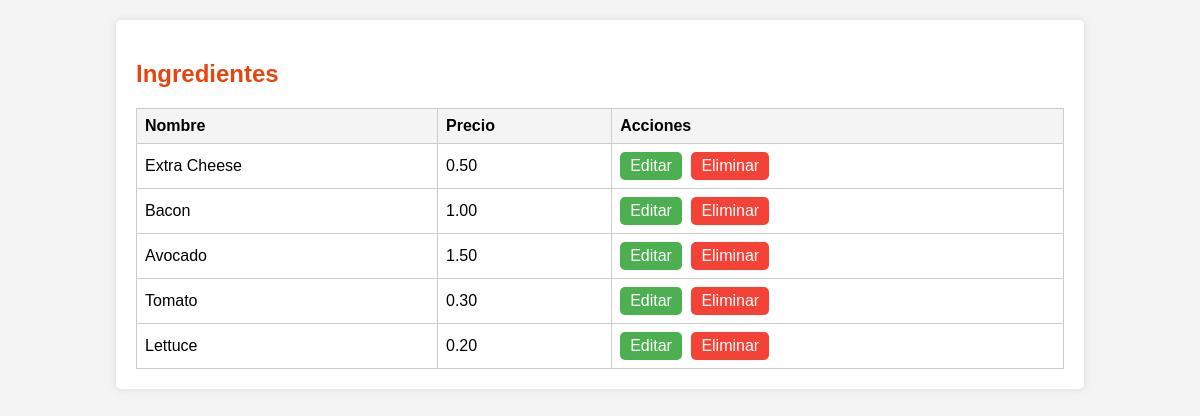
The app's page /src/company/company-ingredients/read-company-ingredients/read-company-ingredients.php (signed in), older data.
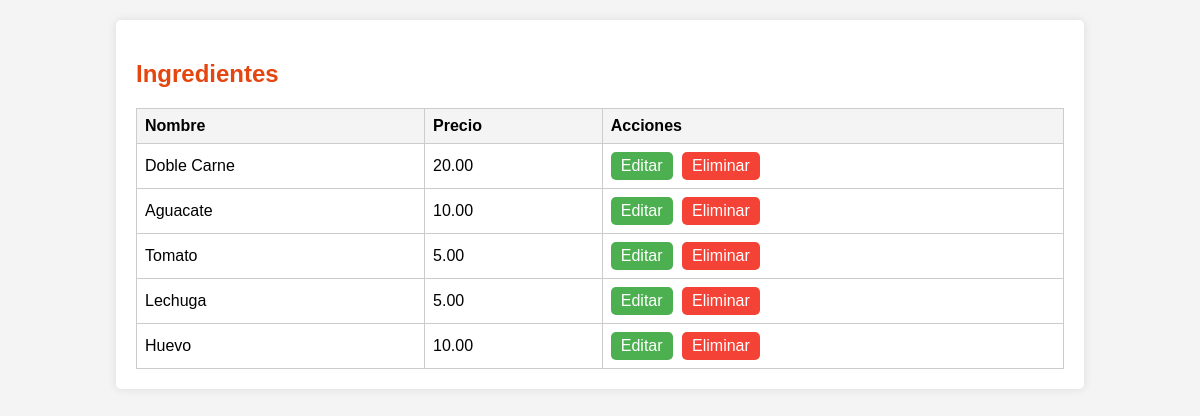
The same page, newer data.
### tables this page shows
CREATE TABLE `ingredients` (
  `id` int NOT NULL,
  `name` varchar(255) NOT NULL,
  `price` decimal(10,2) NOT NULL,
  `company_id` int DEFAULT NULL
);

### src/company/company-ingredients/read-company-ingredients/read-company-ingredients.php (the view, shortened to what this page needs)
<?php
require '../../../db/connection.php';
$companyId = $_SESSION['company_id'];
$sql = "SELECT id, name, price FROM ingredients WHERE company_id = ?";
$stmt = $conn->prepare($sql);
$stmt->bind_param("i", $companyId);
$stmt->execute();
$result = $stmt->get_result();
?>
<!DOCTYPE html>
<html lang="es">
<head>
    <link rel="stylesheet" href="read-company-ingredients.css">
</head>
<body>
    <div class="container">
        <h2>Ingredientes</h2>
        <table>
            <thead>
                <tr>
                    <th>Nombre</th>
                    <th>Precio</th>
                    <th>Acciones</th>
                </tr>
            </thead>
            <tbody>
                <?php while ($row = $result->fetch_assoc()) { ?>
                    <tr>
                        <td><?php echo htmlspecialchars($row['name']); ?></td>
                        <td><?php echo htmlspecialchars($row['price']); ?></td>
                        <td>
                            <a href="../update-company-ingredients/update-company-ingredients.php?id=<?php echo $row['id']; ?>" class="button edit-btn">Editar</a>
                            <a href="delete-company-ingredients.php?id=<?php echo $row['id']; ?>" class="button delete-btn" onclick="return confirm('¿Estás seguro de que deseas eliminar este ingrediente?');">Eliminar</a>
                        </td>
                    </tr>
                <?php } ?>
            </tbody>
        </table>
    </div>
</body>
</html>

Row changes from the older to the newer data that the page shows:
removed ingredients: name "Extra Cheese", price "0.50"
changed ingredients: name "Bacon" → "Doble Carne"; price "1.00" → "20.00"
changed ingredients: name "Avocado" → "Aguacate"; price "1.50" → "10.00"
changed ingredients "Tomato": price "0.30" → "5.00"
changed ingredients: name "Lettuce" → "Lechuga"; price "0.20" → "5.00"
added ingredients: name "Huevo", price "10.00"
